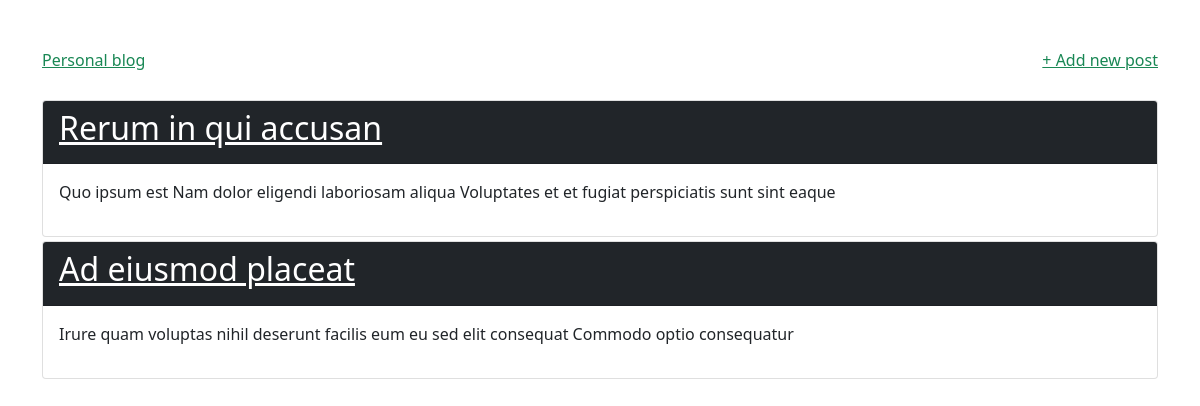
The app's page /, older data.
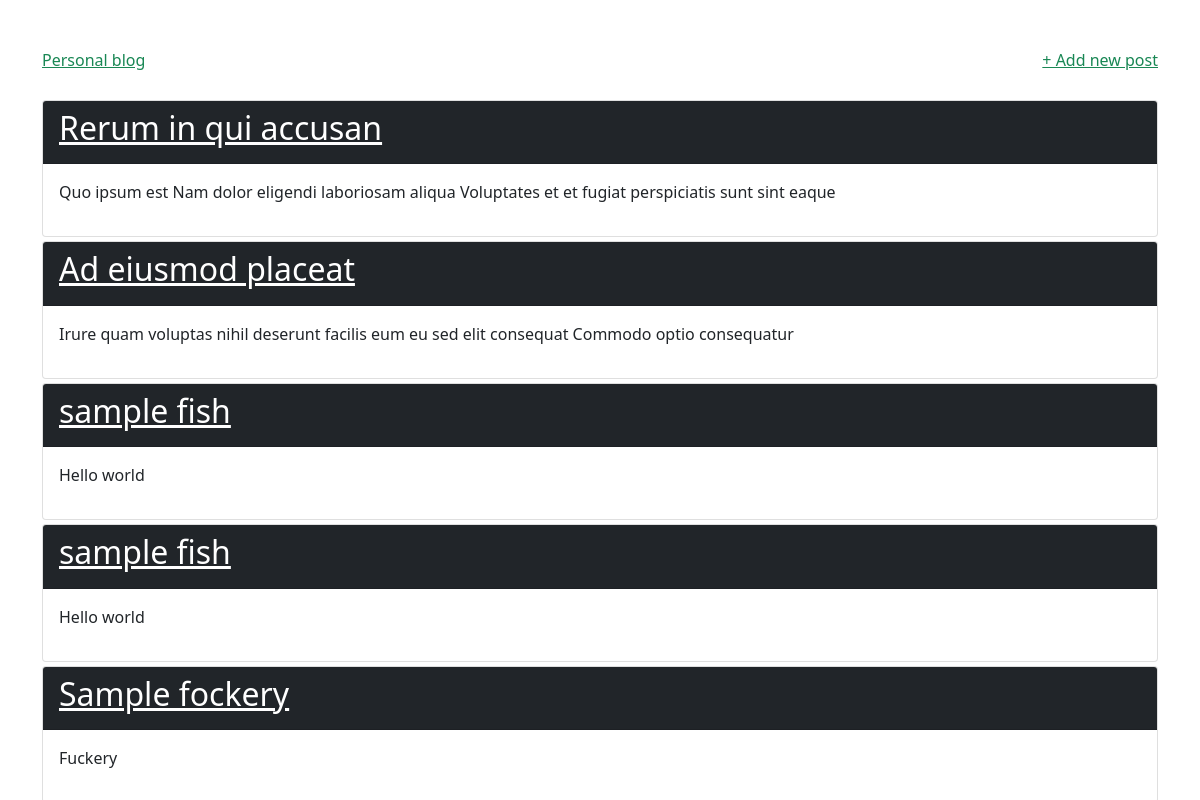
The same page, newer data.
### blog/models.py (models this page shows, shortened)
class Post(models.Model):
    title = models.CharField(max_length=200)
    author = models.ForeignKey(
        'auth.User',
        on_delete=models.CASCADE,
    )
    body = models.TextField()

### blog/views.py (the view)
# urls.py: path('', BlogListView.as_view(), name='home'),
class BlogListView(ListView):
    model = Post
    template_name = 'home.html'

### templates/home.html
{% extends 'base.html' %}
{% block content %}
    <div class="row">
        {% for post in object_list %}
            <div class="col-12 mt-1">
                <div class="card">
                    <div class="card-header bg-dark">
                        <h2><a href="{% url 'post_detail' post.pk %}" class="text-white">{{ post.body }}</a></h2>
                    </div>
                    <div class="card-body">
                        <p>{{ post.title }}</p>
                    </div>
                </div>
            </div>
        {% endfor %}
    </div>
{% endblock content %}

Row changes from the older to the newer data that the page shows:
added Post: body "sample fish", title "Hello world"
added Post: body "sample fish", title "Hello world"
added Post: body "Sample fockery", title "Fuckery"
